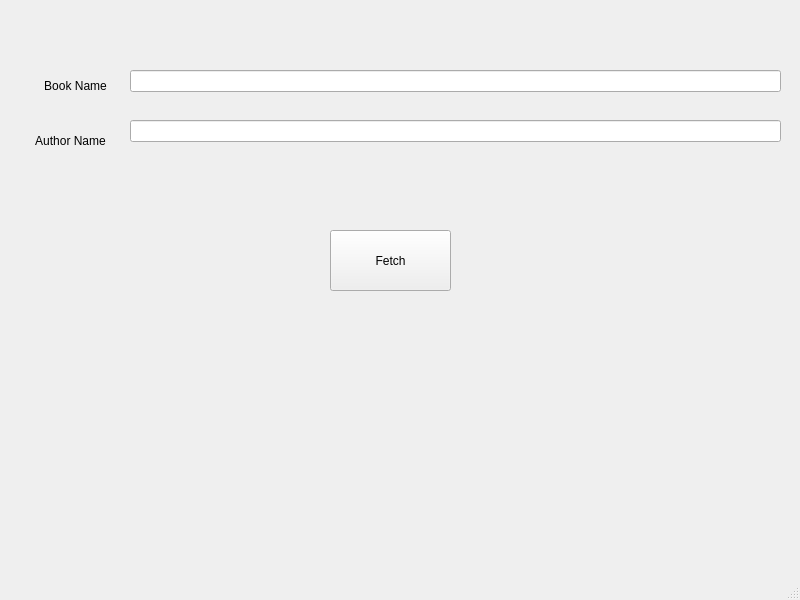
<?xml version="1.0" encoding="UTF-8"?>
<ui version="4.0">
 <class>MainWindow</class>
 <widget class="QMainWindow" name="MainWindow">
  <property name="geometry">
   <rect>
    <x>0</x>
    <y>0</y>
    <width>800</width>
    <height>600</height>
   </rect>
  </property>
  <property name="windowTitle">
   <string>EBook Downloader</string>
  </property>
  <widget class="QWidget" name="centralwidget">
   <widget class="QLabel" name="bookNameLabel">
    <property name="geometry">
     <rect>
      <x>40</x>
      <y>70</y>
      <width>71</width>
      <height>31</height>
     </rect>
    </property>
    <property name="text">
     <string>Book Name</string>
    </property>
    <property name="alignment">
     <set>Qt::AlignCenter</set>
    </property>
   </widget>
   <widget class="QLineEdit" name="bookNameTextbox">
    <property name="geometry">
     <rect>
      <x>130</x>
      <y>70</y>
      <width>651</width>
      <height>22</height>
     </rect>
    </property>
   </widget>
   <widget class="QLabel" name="authorNameLabel">
    <property name="geometry">
     <rect>
      <x>30</x>
      <y>120</y>
      <width>81</width>
      <height>41</height>
     </rect>
    </property>
    <property name="text">
     <string>Author Name</string>
    </property>
    <property name="alignment">
     <set>Qt::AlignCenter</set>
    </property>
   </widget>
   <widget class="QLineEdit" name="authorNameTextbox">
    <property name="geometry">
     <rect>
      <x>130</x>
      <y>120</y>
      <width>651</width>
      <height>22</height>
     </rect>
    </property>
   </widget>
   <widget class="QPushButton" name="pushButton">
    <property name="geometry">
     <rect>
      <x>330</x>
      <y>230</y>
      <width>121</width>
      <height>61</height>
     </rect>
    </property>
    <property name="text">
     <string>Fetch</string>
    </property>
   </widget>
  </widget>
  <widget class="QStatusBar" name="statusbar"/>
 </widget>
 <resources/>
 <connections/>
</ui>
